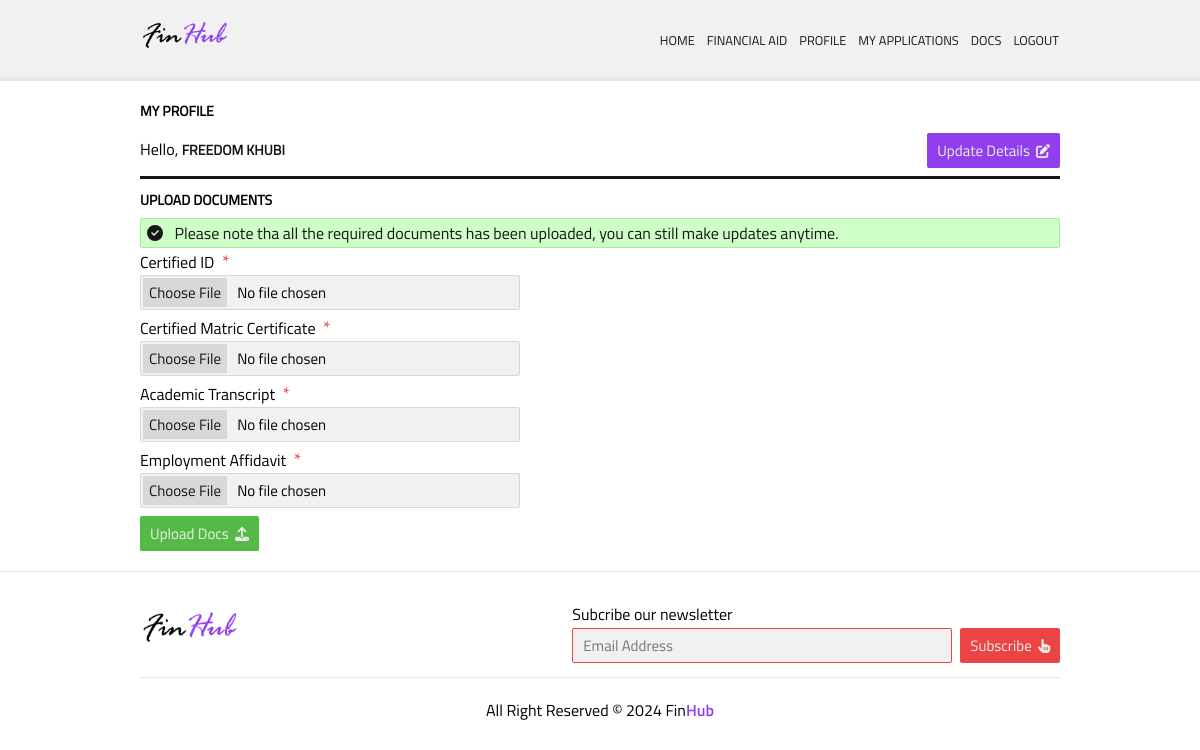
/upload/docs (signed in), run on the app's committed database.
### Finhub/models.py (models this page shows)
class User(db.Model, UserMixin):
    __tablename__ = 'users'
    id = db.Column(db.Integer, primary_key=True)
    email = db.Column(db.String(100), unique=True)
    first_name = db.Column(db.String(100))
    last_name = db.Column(db.String(100))
    password = db.Column(db.String(100))
    applications = db.relationship('Application')
    is_admin = db.Column(db.Boolean, unique=False, default=False)
    created = db.Column(db.DateTime(timezone=True), default=func.now())

class Docs(db.Model):
    __tablename__ = 'docs'
    id = db.Column(db.Integer, primary_key=True)
    user_id = db.Column(db.Integer, db.ForeignKey(User.id))
    id_document = db.Column(db.String(150))
    matric_certificate = db.Column(db.String(150))
    academic_transcript = db.Column(db.String(150))
    unemployement_affidavit = db.Column(db.String(150))

### Finhub/auth.py (the view, shortened to what this page needs)
@auth.route('/upload/docs', methods=['GET', 'POST'])
@login_required
def upload_docs():
    if is_admin() == True:
        return redirect(url_for('admin.admin_dashboard'))
    user_profile = Profile.query.filter_by(user_id=current_user.id).first()
    user_docs = Docs.query.filter_by(user_id=user_profile.user_id).all()
    return render_template('upload__docs.html', user=current_user, docs=user_docs)

### Finhub/auth.py (called while the page is built)
def is_admin():
    logged_user = User.query.get(int(current_user.id))
    return logged_user.is_admin

### Finhub/templates/upload__docs.html (shortened to what this page needs)
{% extends "profile.html" %} {% block profile_content%}
<div class="profile__card">
  <div>
    <div class="profile__user__password__manager">
      <p class="page__title">Upload Documents</p>
      <form
        action="{{url_for('auth.upload_docs')}}"
        method="post"
        enctype="multipart/form-data"
      >
        {% for doc in docs %} {% if doc.id_document and doc.matric_certificate
        and doc.academic_transcript and doc.unemployement_affidavit %}
        <p class="success__status">
          <i class="fa fa-check-circle" style="margin-right: 8px"></i>
          Please note tha all the required documents has been uploaded, you can
          still make updates anytime.
        </p>
        {% endif %} {% endfor %}
        <div class="form__group">
          <label for="id_copy"
            >Certified ID <span class="required">*</span></label
          >
          <input
            type="file"
            required
            accept=".pdf"
            name="id_copy"
            id="id_copy"
          />
        </div>
        <div class="form__group">
          <label for="matric"
            >Certified Matric Certificate <span class="required">*</span></label
          >
          <input
            type="file"
            accept=".pdf"
            name="matric_certificate"
            id="matric"
            required
          />
        </div>
        <div class="form__group">
          <label for="academic_transcript"
            >Academic Transcript <span class="required">*</span></label
          >
          <input
            type="file"
            name="academic_transcript"
            id="academic_transcript"
            accept=".pdf"
            required
          />
        </div>
        <div class="form__group">
          <label for="affidavit"
            >Employment Affidavit <span class="required">*</span></label
          >
          <input
            type="file"
            name="affidavit"
            id="affidavit"
            accept=".pdf"
            required
          />
        </div>
        <button type="submit" class="btn__custom btn__success">
          Upload Docs <i class="fa fa-upload btn__icon__right"></i>
        </button>
      </form>
    </div>
  </div>
</div>
{%endblock%}

### Finhub/templates/profile.html
{% extends "base.html" %} {% block title%} Profile {% endblock %} {% block
content%}
<div class="profile__wrapper">
  <p class="page__title">My Profile</p>
  <div class="profile__content">
    <div class="profile__content__header">
      <p class="user__greeting">
        Hello,
        <b
          ><a class="text-uppercase text__link" href="/profile"
            >{{user.first_name}} {{user.last_name}}
          </a></b
        >
      </p>
      <a href="/update-user-details" class="btn__custom btn__primary"
        >Update Details <i class="fa fa-edit btn__icon__right"></i
      ></a>
    </div>
    {% block profile_content %} {% endblock %}
  </div>
</div>
{% endblock %}

### Finhub/static/css/style.css (style rules this page uses)
*, *::after, *::before { padding: 0; margin: 0; box-sizing: border-box; }
a { text-decoration: none; }
.text-uppercase { font-size: 14px; text-transform: uppercase; }
.page__title { text-transform: uppercase; display: inline-block; font-size: 14px; font-weight: bolder; border-radius: var(--borderRadius); }
.text__link { color: var(--dark) !important; }
.btn__custom { outline: none; border: none; text-decoration: none; display: inline-flex; align-items: center; justify-content: center; height: 35px; padding-inline: 10px; border-radius: var(--borderRadius); font-size: 15px; margin-top: 4px; cursor: pointer; }
.btn__primary { background: var(--primary); color: var(--light); }
.btn__success { background: var(--successColor); color: var(--light); }
.form__group:not(:last-child) { margin-bottom: 4px; }
.form__group label { display: block; }
.form__group input, select { outline: none; font-size: 15px; border: none; padding-inline: 10px; height: 35px; background: var(--inputBackground); border: 1px solid var(--inputBorderColor); border-radius: var(--borderRadius); min-width: 380px; }
.required { margin-left: 4px; color: var(--dangerColor); font-size: 18px; }
.btn__icon__right { margin-left: 6px; font-size: 14px !important; }
.profile__wrapper .profile__content { margin-top: 8px; }
.profile__wrapper .profile__content .profile__content__header { display: flex; justify-content: space-between; align-items: center; border-bottom: 3px solid var(--dark); padding-bottom: 8px; }
.profile__card { padding-top: 10px; }
.profile__user__details .page__title, .profile__user__password__manager .page__title { margin-bottom: 8px; }
input[type="file"] { padding: 2px !important; }
.success__status { background: var(--successColorTran); border: 1px solid var(--successBorderTrans); color: var(--dark); padding: 2px 6px; border-radius: var(--borderRadius); }

### Finhub/static/css/variables.css (style rules this page uses)
:root { --primary: #913fee; --bodyBackground: #394775; --dark: #161616; --borderRadius: 2px; --light: #eeeeee; --inputBackground: #f1f1f1; --inputBackgroundDarker: #ececec; --lightBorder: #e9e9e9; --inputBorderColor: #d8d8d8; --dangerColor: #ec4444; --successColor: #54b946; --successBorder: #4ca840; --successColorTran: #cdffc6fd; --successBorderTrans: #a7eb9e; --dangerColorTran: #ffc6c6fd; --dangerBorderTrans: #eb9e9e; --primaryColorTran: #e8c6fffd; --primaryBorderTrans: #cc9eeb; --admin--nav: #f0f0f0; --admin--nav--border: #dddddd; --admin--dark: #353535; --admin--dark--trans: #3d3d3d; --admin--dark--trans--border: #474747; }

### data on the page
User: first_name "FREEDOM", last_name "KHUBI"
Docs: shows "Please note tha all the required documents has been uploaded, you can still make updates anytime."
